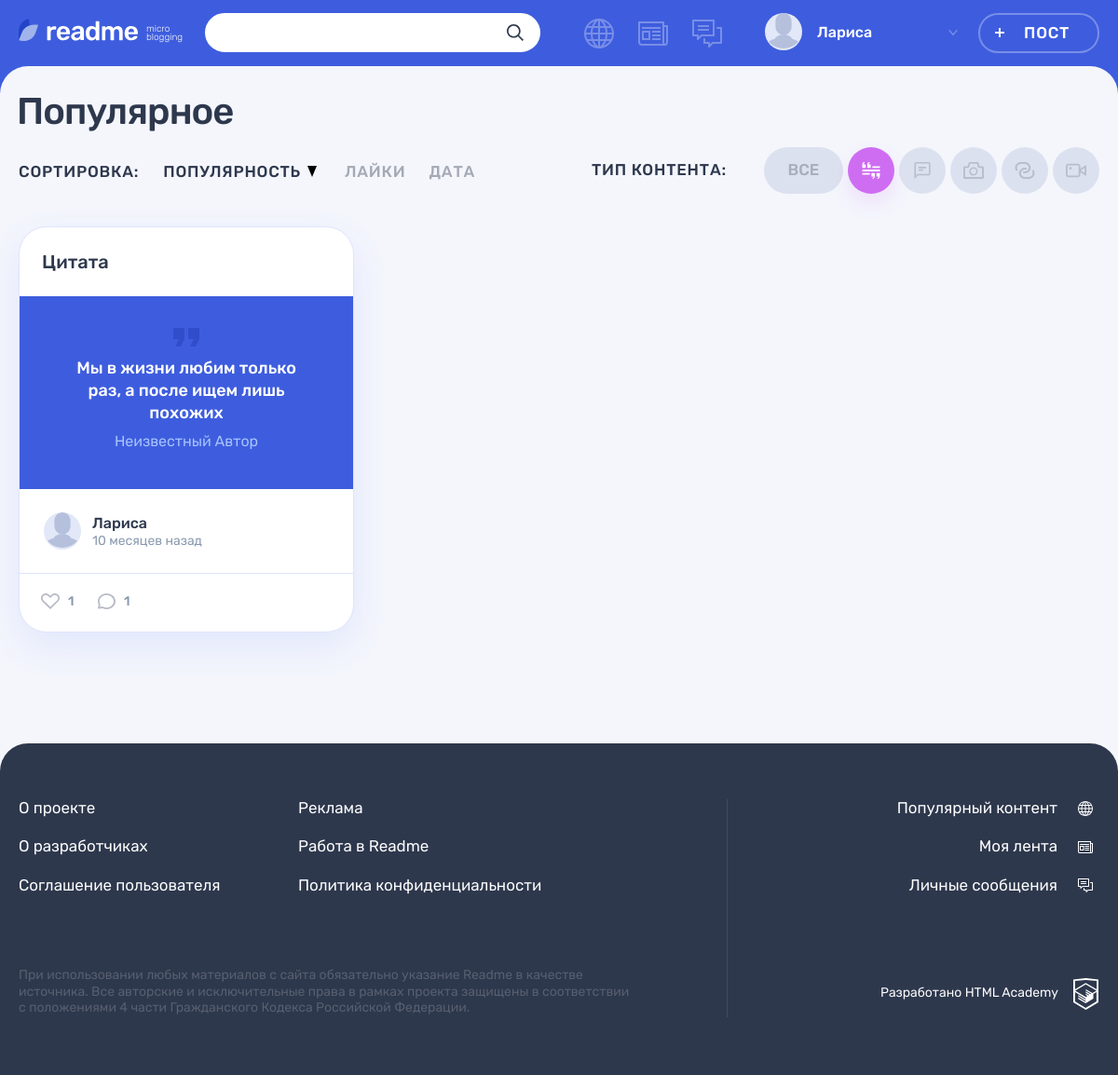
Page /popular.php?type_id=1 (signed in) on the committed database.
### tables this page shows
CREATE TABLE posts (
  id INT UNSIGNED AUTO_INCREMENT PRIMARY KEY,
  date_creation DATETIME NOT NULL DEFAULT CURRENT_TIMESTAMP,
  title VARCHAR(35) NOT NULL,
  content TEXT(1000) DEFAULT NULL,
  quote_author VARCHAR(255) DEFAULT NULL,
  image TEXT DEFAULT NULL,
  video VARCHAR(255) DEFAULT NULL,
  website_link VARCHAR(255) DEFAULT NULL,
  views_number INT DEFAULT 0,
  author_id INT UNSIGNED,
  type_id INT UNSIGNED,
  original_recoding_author INT UNSIGNED,
  original_id INT UNSIGNED,
  repost BOOLEAN DEFAULT NULL,

  FOREIGN KEY (author_id) REFERENCES users (id),
  FOREIGN KEY (type_id) REFERENCES content_type (id),
  FOREIGN KEY (original_recoding_author) REFERENCES users (id),
  FOREIGN KEY (original_id) REFERENCES posts (id)
);

CREATE TABLE users (
  id INT UNSIGNED AUTO_INCREMENT PRIMARY KEY,
  registration_date DATETIME NOT NULL DEFAULT CURRENT_TIMESTAMP,
  email VARCHAR(255) NOT NULL UNIQUE,
  login VARCHAR(10) NOT NULL UNIQUE,
  password VARCHAR(20),
  avatar VARCHAR(255)
);

CREATE TABLE content_type (
  id INT UNSIGNED AUTO_INCREMENT PRIMARY KEY,
  content_title VARCHAR(255) NOT NULL,
  icon_class VARCHAR(255) NOT NULL
);

### helpers.php (called while the page is built, shortened)
<?php
function get_noun_plural_form(int $number, string $one, string $two, string $many): string
{
    $mod10 = $number % 10;
    $mod100 = $number % 100;
    switch (true) {
        case ($mod100 >= 11 && $mod100 <= 20):
            return $many;
        case ($mod10 > 5):
            return $many;
        case ($mod10 >= 2 && $mod10 <= 4):
            return $two;
        default:
            return $many;
    }
}
function include_template(string $name, array $data = []): string
{
    $name = 'templates/' . $name;
    extract($data);
    require $name;
    return ob_get_clean();
}
function getRelativeFormat(string $date, string $value = "назад"): string
{
    $currentDate = new DateTime("", new DateTimeZone("Europe/Moscow"));
    $publicationDate = new DateTime($date);
    $difference = $currentDate->diff($publicationDate);
    $minutes = $difference->i;
    $hours = $difference->h;
    $days = $difference->d;
    $weeks = floor($days / 7);
    $months = $difference->m;
    $minute = get_noun_plural_form($minutes, 'минуту', 'минуты', 'минут');
    $hour = get_noun_plural_form($hours, 'час', 'часа', 'часов');
    $day = get_noun_plural_form($days, 'день', 'дня', 'дней');
    $week = get_noun_plural_form($weeks, 'неделю', 'недели', 'недель');
    $month = get_noun_plural_form($months, 'месяц', 'месяца', 'месяцев');
    if ($months > 0) {
        $timeDifference = "{$months} {$month} {$value}";
    } elseif ($weeks > 0) {
        $timeDifference = "{$weeks} {$week} {$value}";
    } elseif ($days > 0) {
        $timeDifference = "{$days} {$day} {$value}";
    } elseif ($hours > 0) {
        $timeDifference = "{$hours} {$hour} {$value}";
    } elseif ($minutes > 0) {
        $timeDifference = "{$minutes} {$minute} {$value}";
    } else {
        $timeDifference = "только что";
    }
    return $timeDifference;
}
function getContent(object $connect, string $table): object
{
    $contentType = mysqli_query($connect, "SELECT * FROM $table");
    return $contentType;
}

### templates/main.php (the view, shortened to what this page needs)
<section class="page__main page__main--popular">
    <div class="container">
        <h1 class="page__title page__title--popular">Популярное</h1>
    </div>
    <div class="popular container">
        <div class="popular__filters-wrapper">
            <div class="popular__sorting sorting">
                <b class="popular__sorting-caption sorting__caption">Сортировка:</b>
                <ul class="popular__sorting-list sorting__list">
                    <li class="sorting__item sorting__item--popular">
                        <a class="sorting__link<?= ($sort === 'views_number' || !isset($_GET['sort'])) ? ' sorting__link--active' : '' ?>" href="?<?= isset($_GET['type_id']) ? 'type_id='.$_GET['type_id'].'&' : '' ?>sort=views_number&order=<?= $order === 'asc' ? 'desc' : 'asc' ?>">
                            <span>Популярность</span>
                            <svg class="sorting__icon" width="10" height="12">
                                <use xlink:href="#icon-sort"></use>
                            </svg>
                        </a>
                    </li>
                    <li class="sorting__item">
                        <a class="sorting__link<?= $sort === 'likes' ? ' sorting__link--active' : '' ?>" href="?<?= isset($_GET['type_id']) ? 'type_id='.$_GET['type_id'].'&' : '' ?>sort=likes&order=<?= $order === 'asc' ? 'desc' : 'asc' ?>">
                            <span>Лайки</span>
                        </a>
                    </li>
                    <li class="sorting__item">
                        <a class="sorting__link<?= $sort === 'date_creation' ? ' sorting__link--active' : '' ?>" href="?<?= isset($_GET['type_id']) ? 'type_id='.$_GET['type_id'].'&' : '' ?>sort=date_creation&order=<?= $order === 'asc' ? 'desc' : 'asc' ?>">
                            <span>Дата</span>
                        </a>
                    </li>
                </ul>
            </div>
            <div class="popular__filters filters">
                <b class="popular__filters-caption filters__caption">Тип контента:</b>
                <ul class="popular__filters-list filters__list">
                    <li class="popular__filters-item popular__filters-item--all filters__item filters__item--all">
                        <a class="filters__button filters__button--ellipse filters__button--all <?= $activeClass = !isset($_GET['type_id']) ? 'filters__button--active' : ''; ?>" href="popular.php">
                            <span>Все</span>
                        </a>
                    </li>
                    <?php foreach ($contentTypes as $type): ?>
                        <li class="popular__filters-item filters__item">
                            <a class="filters__button filters__button--<?= $type['icon_class']; ?> button <?= $activeClass = isset($_GET['type_id']) && $_GET['type_id'] === $type['id'] ? 'filters__button--active' : ''; ?>" href="popular.php?type_id=<?= $type['id']; ?>">
                                <svg class="filters__icon" width="22" height="18">
                                    <use xlink:href="#icon-filter-<?= $type['icon_class']; ?>"></use>
                                </svg>
                            </a>
                        </li>
                    <?php endforeach; ?>
                </ul>
            </div>
        </div>
        <div class="popular__posts">
            <?php foreach ($posts as $key => $post): ?>
                <article class="popular__post post post-<?= htmlspecialchars($post['icon_class']) ?>">
                    <header class="post__header">
                        <h2>
                            <a href="post.php?post-id=<?= htmlspecialchars($post['id']) ?>">
                                <?= htmlspecialchars($post['title']) ?>
                            </a>
                        </h2>
                    </header>
                    <div class="post__main">
                        <?php if ($post['icon_class'] === $types[0]): ?>
                        <blockquote>
                            <p>
                                <?= htmlspecialchars($post['content']) ?>
                            </p>
                            <cite>Неизвестный Автор</cite>
                        </blockquote>
                        <?php elseif ($post['icon_class'] === $types[1]): ?>
                            <p><?= getCutString(htmlspecialchars($post['content'])) ?></p>
                        <?php elseif ($post['icon_class'] === $types[2]): ?>
                            <div class="post-photo__image-wrapper">
                                <img src="uploads/<?= htmlspecialchars($post['image']) ?>" alt="Фото от пользователя" width="360" height="240">
                            </div>
                        <?php endif; ?>
                    </div>
                    <footer class="post__footer">
                        <div class="post__author">
                            <a class="post__author-link" href="profile.php?author_id=<?= htmlspecialchars($post['author_id']) ?>" title="Автор">
                                <div class="post__avatar-wrapper">
                                    <img class="post__author-avatar" src="uploads/<?= !empty($post['avatar']) && file_exists('uploads/' . $post['avatar']) ? htmlspecialchars($post['avatar']) : "icon-input-user.svg" ?>" alt="Аватар пользователя">
                                </div>
                                <div class="post__info">
                                    <b class="post__author-name"><?= htmlspecialchars($post['login']) ?></b>
                                    <time class="post__time" datetime="<?= $post['date_creation'] ?>" title="<?= $post['date_creation'] ?>"><?= getRelativeFormat($post['date_creation']) ?></time>
                                </div>
                            </a>
                        </div>
                        <div class="post__indicators">
                            <div class="post__buttons">
                                <a class="post__indicator post__indicator--likes button" href="likes.php?post-id=<?= htmlspecialchars($post['id']) ?>)" title="Лайк">
                                    <svg class="post__indicator-icon" width="20" height="17">
                                        <use xlink:href="#icon-heart"></use>
                                    </svg>
                                    <span><?= htmlspecialchars($post['likes']) ?></span>
                                </a>
                                <a class="post__indicator post__indicator--comments button" href="post.php?post-id=<?= htmlspecialchars($post['id']) ?>" title="Комментарии">
                                    <svg class="post__indicator-icon" width="19" height="17">
                                        <use xlink:href="#icon-comment"></use>
                                    </svg>
                                    <span><?= htmlspecialchars($post['comments']) ?></span>
                                </a>
                            </div>
                        </div>
                    </footer>
                </article>
            <?php endforeach; ?>
        </div>
    </div>
</section>

### templates/layout.php (shortened to what this page needs)
<!DOCTYPE html>
<html lang="ru">
<head>
    <link rel="stylesheet" href="css/main.css">
</head>
<body class="page">
<header class="header">
    <div class="header__wrapper container">
        <div class="header__logo-wrapper">
            <a class="header__logo-link" href="feed.php">
                <img class="header__logo" src="img/logo.svg" alt="Логотип readme" width="128" height="24">
            </a>
            <p class="header__topic">
                micro blogging
            </p>
        </div>
        <form class="header__search-form form" action="search.php" method="get">
            <div class="header__search">
                <input class="header__search-input form__input" name="search" type="search">
                <button class="header__search-button button" type="submit">
                    <svg class="header__search-icon" width="18" height="18">
                        <use xlink:href="#icon-search"></use>
                    </svg>
                </button>
            </div>
        </form>
        <div class="header__nav-wrapper">
            <?php if ($_SERVER['REQUEST_URI'] !== "/registration.php"): ?>
            <nav class="header__nav">
                <ul class="header__my-nav">
                <?php foreach ($menuElements as $menuElement): ?>
                    <li class="header__my-page header__my-page--<?= $menuElement ?>">
                        <a class="header__page-link <?= $activeClass =  $_SERVER['REQUEST_URI'] === ('/' . $menuElement . '.php') ? 'header__page-link--active' : ''; ?>" href="<?= $menuElement ?>.php" title="<?= $russianValues[$menuElement] ?>">
                        </a>
                    </li>
                <?php endforeach; ?>
                </ul>
                <ul class="header__user-nav">
                    <li class="header__profile">
                        <a class="header__profile-link" href="profile.php?author_id=<?= !empty($user) ? $user : '' ?>">
                            <div class="header__avatar-wrapper">
                                <img class="header__profile-avatar" src="uploads/<?= htmlspecialchars($userAvatar) ?>" alt="Аватар профиля">
                            </div>
                            <div class="header__profile-name">
                                <span>
                                    <?= htmlspecialchars($userName) ?>
                                </span>
                                <svg class="header__link-arrow" width="10" height="6">
                                    <use xlink:href="#icon-arrow-right-ad"></use>
                                </svg>
                            </div>
                        </a>
                    </li>
                    <li>
                        <a class="header__post-button button button--transparent" href="add.php?form-type=quote">Пост</a>
                    </li>
                </ul>
            </nav>
            <?php endif; ?>
        </div>
    </div>
</header>
<?= $content ?>
<footer class="footer">
    <div class="footer__wrapper">
        <div class="footer__container container">
            <div class="footer__site-info">
                <div class="footer__site-nav">
                    <ul class="footer__info-pages">
                        <li class="footer__info-page">
                            <a class="footer__page-link" href="#">О проекте</a>
                        </li>
                        <li class="footer__info-page">
                            <a class="footer__page-link" href="#">Реклама</a>
                        </li>
                        <li class="footer__info-page">
                            <a class="footer__page-link" href="#">О разработчиках</a>
                        </li>
                        <li class="footer__info-page">
                            <a class="footer__page-link" href="#">Работа в Readme</a>
                        </li>
                        <li class="footer__info-page">
                            <a class="footer__page-link" href="#">Соглашение пользователя</a>
                        </li>
                        <li class="footer__info-page">
                            <a class="footer__page-link" href="#">Политика конфиденциальности</a>
                        </li>
                    </ul>
                </div>
                <p class="footer__license">
                    При использовании любых материалов с сайта обязательно указание Readme в качестве источника. Все авторские и исключительные права в рамках проекта защищены в соответствии с положениями 4 части Гражданского Кодекса Российской Федерации.
                </p>
            </div>
            <div class="footer__my-info">
                <ul class="footer__my-pages">
                <?php foreach ($menuElements as $menuElement): ?>
                    <li class="footer__my-page footer__my-page--<?= $menuElement ?>">
                        <a class="footer__page-link" href="<?= $menuElement ?>.php"><?= $russianValues[$menuElement] ?></a>
                    </li>
                <?php endforeach; ?>
                </ul>
                <div class="footer__copyright">
                    <a class="footer__copyright-link" href="htmlacademy.ru">
                        <span>Разработано HTML Academy</span>
                        <svg class="footer__copyright-logo" width="27" height="34">
                            <use xlink:href="#icon-htmlacademy"></use>
                        </svg>
                    </a>
                </div>
            </div>
        </div>
    </div>
</footer>
</body>
</html>

### rows in the picture
posts: author.login "Лариса", title "Цитата", content "Мы в жизни любим только раз, а после ищем лишь похожих", date_creation "10 месяцев назад", likes "1", comments "1"

### other values in the picture
$russianValues[$menuElement] "Популярный контент"
$russianValues[$menuElement] "Моя лента"
$russianValues[$menuElement] "Личные сообщения"
